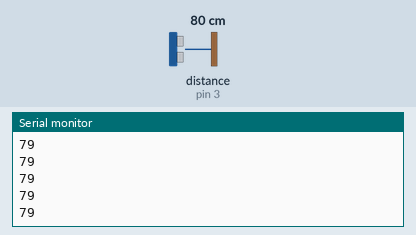
Simulated run of this sketch. Board: Arduino Uno, built with avr-gcc and run on an emulated ATmega328P. Parts: the last lines printed to the serial monitor. Wiring (inferred from the names in the program): ultrasonic range finder: trigger pin 4; echo pin 3. Inputs (shaded band) come from the test bench; at power-on: distance to the obstacle (sensor on pin 3) 80 cm. The echo pulse lasts 58.3 µs per cm.

Above: at 1.2 s.
1.3 s: distance to the obstacle (sensor on pin 3) set to 194 cm
At 1.34 s:
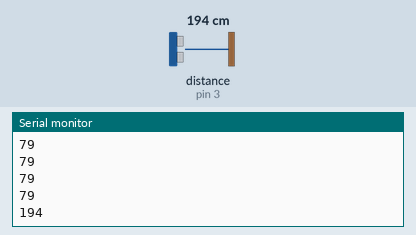
2.8 s: distance to the obstacle (sensor on pin 3) set to 204 cm
At 2.83 s:
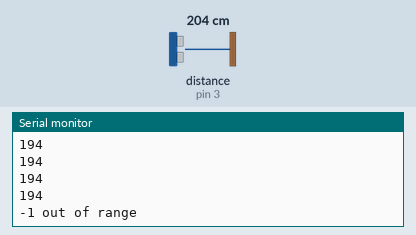

Measured:
- the behaviour switches between 199 and 200 cm on distance to the obstacle (sensor on pin 3) (found by bisection; images 1 and 2)
- after the input at 1.3 s, the serial monitor: prints a new line at once (image 1)
- after the input at 2.8 s, the serial monitor: prints a new line at once (image 2)

The sketch:

EchoKalin2.ino
```cpp
/*
  HC-SR04 Ping distance sensor:
  VCC to arduino 5v
  GND to arduino GND
  Echo to Arduino pin 7
  Trig to Arduino pin 8

  This sketch originates from Virtualmix: http://goo.gl/kJ8Gl
  Has been modified by Winkle ink here: http://winkleink.blogspot.com.au/2012/05/arduino-hc-sr04-ultrasonic-distance.html
  And modified further by ScottC here: http://arduinobasics.blogspot.com.au/2012/11/arduinobasics-hc-sr04-ultrasonic-sensor.html
  on 10 Nov 2012.
*/

#define HEADLIGHT_PIN


#define echoPin 3 // Echo Pin
#define trigPin 4 // Trigger Pin
#define LEDPin 13 // Onboard LED

int maximumRange = 200; // Maximum range needed
int minimumRange = 0; // Minimum range needed

void setup() {
  Serial.begin (9600);
  pinMode(trigPin, OUTPUT);
  pinMode(echoPin, INPUT);
  //pinMode(LEDPin, OUTPUT); // Use LED indicator (if required)
}

long pingDistance() {

  long duration, distance; // Duration used to calculate distance
  /* The following trigPin/echoPin cycle is used to determine the
    distance of the nearest object by bouncing soundwaves off of it. */
  digitalWrite(trigPin, LOW);
  delayMicroseconds(2);

  digitalWrite(trigPin, HIGH);
  delayMicroseconds(10);

  digitalWrite(trigPin, LOW);
  duration = pulseIn(echoPin, HIGH);

  //Calculate the distance (in cm) based on the speed of sound.
  distance = duration / 58.2;

  if (distance >= maximumRange || distance <= minimumRange) {
    /* Send a negative number to computer and Turn LED ON
      to indicate "out of range" */
    Serial.println("-1 out of range");
    //digitalWrite(LEDPin, HIGH);
    distance = -1;
  }
  else {
    /* Send the distance to the computer using Serial protocol, and
      turn LED OFF to indicate successful reading. */
    Serial.println(distance);
    //digitalWrite(LEDPin, LOW);
  }

  return distance;

}
void loop() {

  pingDistance();

  //Delay 50ms before next reading.
  delay(50);
}
```
